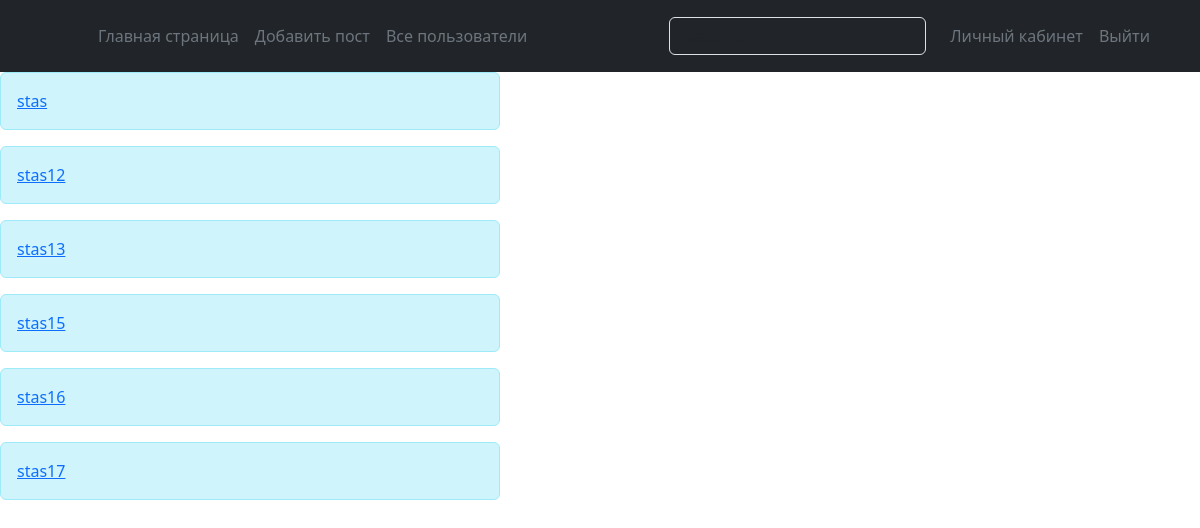
Page /all_user (signed in) on the earlier database version.
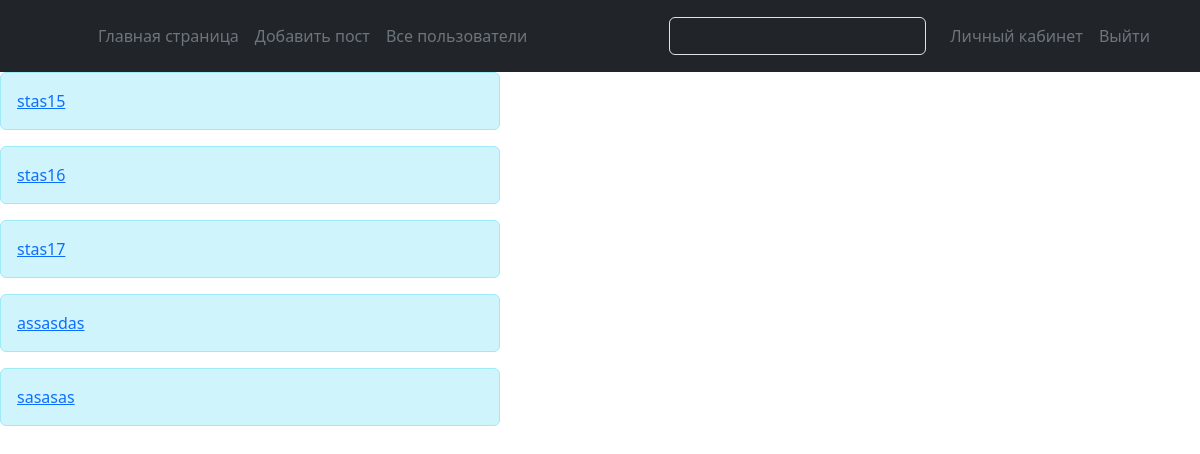
Same page on the later database version.
### app.py (models this page shows, shortened)
class User(db.Model, UserMixin):
    id = db.Column(db.Integer, primary_key=True)
    username = db.Column(db.String(30), nullable=False, unique=True, index=True)
    password = db.Column(db.String)
    rol = db.Column(db.String(15), index=True)
    date_registration = db.Column(db.DateTime, default=datetime.utcnow)
    user_cards = db.relationship("Cards", backref="user")
    user_comment = db.relationship("Comments", backref="user_com")

### app.py (the view)
@app.route("/all_user")
def user_friend():
    users = User.query.all()
    return render_template('all_user.html', users=users)

### app.py (called while the page is built)
@login.user_loader
def load_user(user_id):
    return User.query.get(user_id)

### templates/all_user.html
{% extends 'base.html' %}
{% block body %}
{% for user in users %}
<div class="alert alert-dismissible alert-info col-5"
                         role="alert"
                         id="alert">
<a href="{{ url_for('acc_user', id=user.id) }}" >{{ user.username }} </a>
</div>
{% endfor %}
{% endblock %}

Differences in the rows shown:
removed User: username "stas"
removed User: username "stas12"
removed User: username "stas13"
added User: username "assasdas"
added User: username "sasasas"
